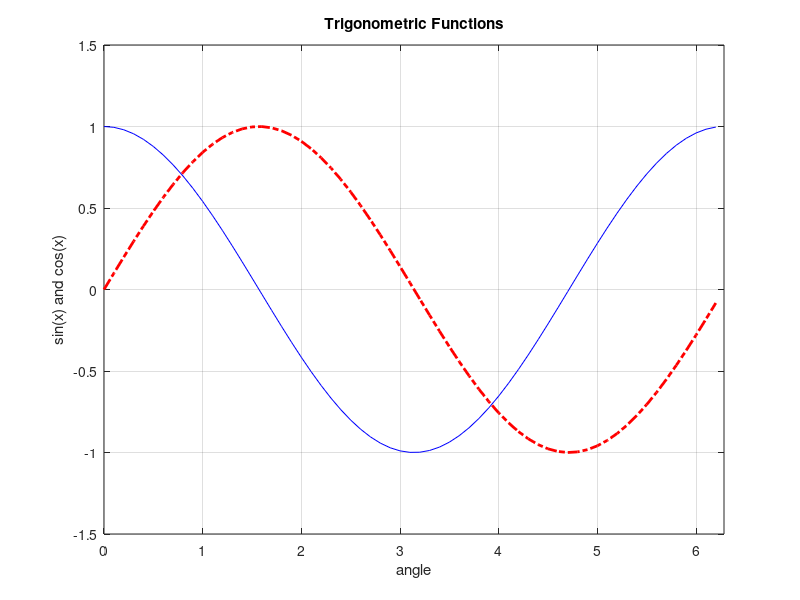

Recreate this plot in MATLAB.
clear; clc;
% Define values for x, y1, and y2
x =0:.1:2*pi; y1 = cos(x);
y2 = sin(x);
% Plot y1 vs. x (blue, solid) and y2 vs. x (red, dashed)
figure
% plot the first graph
plot(x, y1, 'b')
% use the hold function to combine multiple plots in the same axes
hold on
% the second graph will now be plotted in the same axes
plot(x, y2, 'r-.', 'LineWidth', 2) % Turn on the grid
grid on
% Set the axis limits
axis([0 2*pi -1.5 1.5])
% Add title and axis labels
title('Trigonometric Functions') 
xlabel('angle')
ylabel('sin(x) and cos(x)')